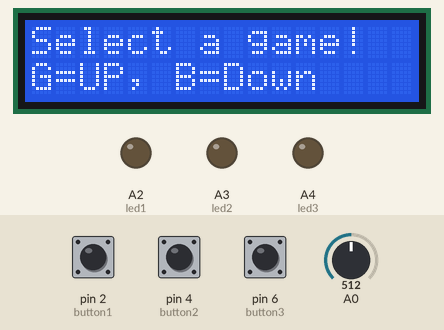
Simulated run of this sketch. Board: Arduino Uno, built with avr-gcc and run on an emulated ATmega328P. Shown: 16×2 character LCD, output pins drawn as LEDs (lit = HIGH). The inputs (shaded band) are chosen by the test bench; at power-on: pin 2 (button1) LOW, pin 4 (button2) HIGH, pin 6 (button3) HIGH, A0 = 512. Random numbers use the default seed unless the sketch sets one.

Above: at 1.2 s.
1.3 s: pin 2 (button1) pulled HIGH for 0.15 s
At 2.8 s:
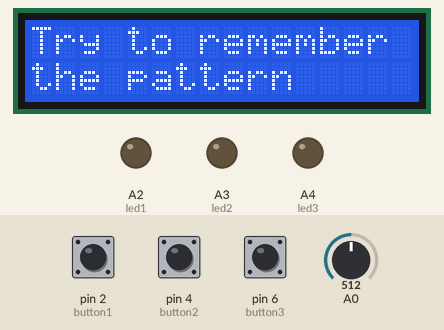
At 4.7 s:
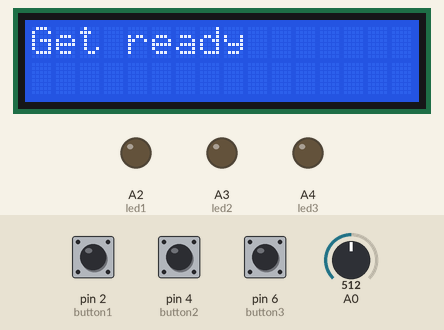
Timing chart, 0 to 22.4 s (numbered marks = the images above; inputs shaded):
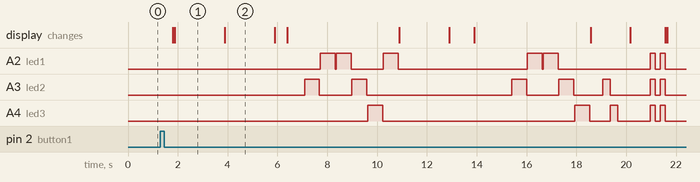

Measured:
- after the input at 1.3 s, A3 (led2): LOW → HIGH after 5.8 s, → LOW 0.60 s later, → HIGH 1.3 s later, → LOW 0.60 s later, … (14 changes in this stretch); A4 (led3): LOW → HIGH after 8.3 s, → LOW 0.60 s later, → HIGH 7.7 s later, → LOW 0.60 s later, … (10 changes in this stretch); the display: first changes after 0.50 s (image 1 shows a later state)
- what the display in image 1 shows lasts 2.0 s, from 1.9 s to 3.9 s

The sketch:

Game_Design_Project.ino
```cpp
#include <LiquidCrystal.h>          //the liquid crystal library contains commands for printing to the display

LiquidCrystal lcd(13, 12, 11, 10, 9, 8);   // tell the RedBoard what pins are connected to the display
int button[] = {2, 4, 6};
String MenuOptions[] = {"G=UP, B=Down", "Sequence.....", "Reaction.....", "Random......"};
int CurrentMenu=0;
int pressedButton = 4;        //a variable to remember which button is being pressed. 4 is the value if no button is being pressed.
bool isPlaying = false;


//===========BEFORE UPLOADING, SET LED AND BUTTON PINS FOR YOUR ARDUINO CONFIGURATION HERE================
const int leftLEDPin = A2;
const int midLEDPin = A3;
const int rightLEDPin = A4;
const int leftButtonPin = 2;
const int midButtonPin = 4;
const int rightButtonPin = 6;

int q = 0;
int game_on = 0;
int wait = 0;
int currentlevel = 6; //Determines how long the pattern will be.
long rand_num = 0;
int rando = 0;
int pinandtone = 0;
int right = 0;
int speedfactor = 3;

int buttonState[] = {0,0,0};
int lastButtonState[] = {0};
int buttonPushCounter[] = {0};

const int button1 = 2;
const int button2 = 4;
const int button3 = 6;

const int led1 = A2;
const int led2 = A3;
const int led3 = A4;

//======================END==========================================================


void setup() {
  lcd.begin(16, 2);                 //tell the lcd library that we are using a display that is 16 characters wide and 2 characters high
  lcd.clear();                      //clear the display


  int pressedButton = 5;        //a variable to remember which button is being pressed. 4 is the value if no button is being pressed.
  //set all of the button pins to input_pullup (use the built-in pull-up resistors)

  randomSeed(analogRead(5));

}

void loop() {
  // put your main code here, to run repeatedly:
  if (isPlaying == false){

    lcd.setCursor(0, 0);              //set the cursor to the 0,0 position (top left corner)
    lcd.print("Select a game!");       //print hello, world! starting at that position
    lcd.setCursor(0, 1);              //move the cursor to the first space of the bottom row


    lcd.print(MenuOptions[CurrentMenu]);
    //lcd.print (buttonCheck());

    if (CurrentMenu > 3){
      CurrentMenu = 0;
    }
    if (CurrentMenu < 0){
      CurrentMenu = 3;
    }

    if (buttonCheck() != 5) {
        if (buttonCheck() == 0){
         CurrentMenu++;
         delay(500);
        }
        if (buttonCheck() == 2){
         CurrentMenu--;
         delay(500);
        }
        if (CurrentMenu == 4){
          CurrentMenu=0;
         delay(500);
          }
        if (buttonCheck() == 1){
          if (CurrentMenu == 0){
            //GameOne();
          }
          if (CurrentMenu == 1){
            GameTwo();
          }
          if (CurrentMenu == 2) {
            GameThree();
          }
          if (CurrentMenu == 3) {
            if(random(0,3) == 0){
              //GameOne();
            }
            if(random(0,3) == 1){
              GameTwo();
            }
            if(random(0,3) == 2){
              GameThree();
            }
          }
        }
      }
  }
}

int buttonCheck() {
  //check if any buttons are being pressed
  if (digitalRead(button[0]) == HIGH) {
    return 0;}
  else if (digitalRead(button[1]) == HIGH) {
    return 1;}
  else if (digitalRead(button[2]) == HIGH) {
    return 2;}
  else {
    return 5;}
}

//-----------------------------------------------counting game

//------------------------------------------------sequence game

void GameTwo() {
  isPlaying = true;
  lcd.clear();
//setup function
  randomSeed(analogRead(0));

  pinMode(button1, INPUT);
  pinMode(button2, INPUT);
  pinMode(button3, INPUT);

  pinMode(led1, OUTPUT);
  pinMode(led2, OUTPUT);
  pinMode(led3, OUTPUT);

  lcd.begin(16,2);
  lcd.clear();
//setup function
  while (isPlaying == true){
int n_array[currentlevel];
int u_array[1];
int random_postion_in_n_array = 0;
//Within the pattern, the arduino will never ask for the first or last LED that flashed.
random_postion_in_n_array = random(1, currentlevel);
int i;

// Generates random array of numbers and stores in n_array.
if (game_on == 0){
for(i=0; i<currentlevel; i=i+1){
        n_array[i]=0;
        u_array[i]=0;
        rand_num = random(1,150);
        if (rand_num <= 50)
          rando=0;
        else if (rand_num>50 && rand_num<=100)
          rando=1;
        else if (rand_num>100 && rand_num<=150)
          rando=2;

         n_array[i]=rando;
      }
 game_on = 1;
}

lcd.clear();
lcd.setCursor(0,0);
lcd.print("Try to remember");
lcd.setCursor(0,1);
lcd.print("the pattern");
delay(2000);
lcd.clear();
lcd.print("Push any button");
lcd.setCursor(0,1);
lcd.print("to Start");
while (digitalRead(2) == LOW && digitalRead(4) == LOW && digitalRead(6) == LOW)
{
  }
lcd.clear();
lcd.print("Get ready");
delay(2000);
lcd.clear();
lcd.print("Go!!");
delay(500);
lcd.clear();
delay(500);

//Flashes LEDs lights in accordance to the ramdom values stored in n_array
if (wait == 0){
 delay (200);
i = 0;
for (i = 0; i < currentlevel; i= i + 1){
      pinandtone = n_array[i];
      if (pinandtone+2 == 2){
        digitalWrite(A2, HIGH);
      delay(600);
      digitalWrite(A2, LOW);
      delay(100/speedfactor);
      }
      if (pinandtone+2 == 3){
        digitalWrite(A3, HIGH);
      delay(600);
      digitalWrite(A3, LOW);
      delay(100/speedfactor);
      }
      if (pinandtone+2 == 4){
        digitalWrite(A4, HIGH);
      delay(600);
      digitalWrite(A4, LOW);
      delay(100/speedfactor);
      }
    }
    wait = 2;
}

lcd.clear();
lcd.setCursor(0,0);
lcd.print("The LEDs will");
lcd.setCursor(0,1);
lcd.print("flash again now");
delay(2000);
lcd.clear();
lcd.print("Get ready!");
delay (1000);
lcd.clear();
delay(300);
//The pattern of lights will stop at a ramdom color in the pattern
if (wait==2)
{
  delay (1200);
i = 0;
  for (i = 0; i < random_postion_in_n_array; i= i + 1){
      pinandtone = n_array[i];
      if (pinandtone+2 == 2){
        digitalWrite(A2, HIGH);
      delay(600);
      digitalWrite(A2, LOW);
      delay(100/speedfactor);
      }
      if (pinandtone+2 == 3){
        digitalWrite(A3, HIGH);
      delay(600);
      digitalWrite(A3, LOW);
      delay(100/speedfactor);
      }
      if (pinandtone+2 == 4){
        digitalWrite(A4, HIGH);
      delay(600);
      digitalWrite(A4, LOW);
      delay(100/speedfactor);
      }
    }
    wait = 1;
 }
lcd.clear();
lcd.setCursor(0,0);
lcd.print("Guess the next");
lcd.setCursor(0,1);
lcd.print("color");
delay(500);
//User will press a button. Arduino will store the input. And it will compare it with the missing LED color light.
i = 0;
int buttonchange = 0;
int input_value = 0;
int j = 0;
while (j < 1){
  //Arduino will read the when a button is pressed and it will store the value in the ButtonState array.
    while (buttonchange == 0){
          for (i = 0; i < 3; i = i + 1){
          buttonState[i] = digitalRead(2*(i+1));
          buttonchange = buttonchange + buttonState[i];
        }
    }
    //If a button is pressed the correcponding LED light will flash.
     if (buttonState[0] == HIGH){
            digitalWrite(A2, HIGH);
            delay(300);
            digitalWrite(A2, LOW);
            wait = 0;
            //Stores the value of the button pressed in u_array.
            u_array[0]=0;
            buttonState[0] = LOW;
            buttonchange = 0;
         }
         if (buttonState[1] == HIGH){
            digitalWrite(A3, HIGH);
            delay(300);
            digitalWrite(A3, LOW);
            wait = 0;
            //Stores the value of the button pressed in u_array.
            u_array[0]=1;
            buttonState[1] = LOW;
            buttonchange = 0;
         }
         if (buttonState[2] == HIGH){
            digitalWrite(A4, HIGH);
            delay(300);
            digitalWrite(A4, LOW);
            wait = 0;
            //Stores the value of the button pressed in u_array.
            u_array[0]=2;
            buttonState[2] = LOW;
            buttonchange = 0;
         }
//If statements for if you win or loose
        if (u_array[0] == n_array[random_postion_in_n_array]){
            j++;
            right = 1;
            game_on = 0;
            }
        else{
            right = 0;
            i = 4;
            j = currentlevel;
            wait = 0;
            game_on = 0;
        }
}
//If you lose, the LEDs will flash at the same time. This happens twice.
if (right == 0){
  delay(500);
  lcd.clear();
  lcd.setCursor(0,0);
  lcd.print("You Lose :(");
  delay(800);
  i = 0;
  game_on = 0;
  digitalWrite(A2, HIGH);
  digitalWrite(A3, HIGH);
  digitalWrite(A4, HIGH);
   delay(200);
   digitalWrite(A2, LOW);
   digitalWrite(A3, LOW);
   digitalWrite(A4, LOW);
   delay(200);
   digitalWrite(A2, HIGH);
  digitalWrite(A3, HIGH);
  digitalWrite(A4, HIGH);
   delay(200);
   digitalWrite(A2, LOW);
   digitalWrite(A3, LOW);
   digitalWrite(A4, LOW);
       game_on = 0;
       isPlaying = false;
}

// If you win, the LEDs will flash once in a row.
if (right == 1){
    delay(500);
    lcd.clear();
    lcd.setCursor(0,0);
    lcd.print("You Win! :)");
    delay(800);
    wait = 0;
    game_on = 0;
   digitalWrite(A2, HIGH);
   delay(200);
   digitalWrite(A2, LOW);
   digitalWrite(A3, HIGH);
   delay(200);
   digitalWrite(A3, LOW);
   digitalWrite(A4, HIGH);
   delay(200);
   digitalWrite(A4, LOW);
   delay(1500);
   isPlaying = false;
    }

//GAME CODE END

  if (digitalRead(button[0]) == HIGH && digitalRead(button[1]) == HIGH and digitalRead(button[2] == HIGH)){
    Reset();
    }
  }
}
//------------------------------------------------sequence game end
//------------------------------------------------reaction time

void GameThree() {
  isPlaying = true;
  lcd.clear();

  LiquidCrystal lcd(13, 12, 11, 10, 9, 8);   // tell the RedBoard what pins are connected to the display

  int long ranDelay = 0;
  int sensorValue = 0;
  float realTime;

  Serial.begin(9600);
  pinMode(A3, OUTPUT);
  pinMode(4, INPUT_PULLUP);
  lcd.begin(16, 2);                 //tell the lcd library that we are using a display that is 16 characters wide and 2 characters high
  lcd.clear();                      //clear the display

  while (isPlaying == true){

    //GAME CODE BEGINS HERE

  lcd.setCursor(0,0);
  lcd.print("Push Red button");
  lcd.setCursor(0,1);
  lcd.print("to start game");
  delay(1000);

  while (digitalRead(4)== LOW)
  {
  }
  delay(800);
  lcd.clear();
  lcd.setCursor(0,0);
  lcd.print("*To stop timer");
  lcd.setCursor(0,1);
  lcd.print("push red button*");
  delay(4000);
  lcd.clear();
  lcd.print("Get ready!");
  delay(1500);
  lcd.clear();
  lcd.print("Get set!");
  delay(1500);
  ranDelay = random(5000);
  delay(ranDelay);
  lcd.clear();
  lcd.setCursor(0,0);
  lcd.print("Go!");

  realTime = millis();
  digitalWrite(A3, LOW);


  while (digitalRead(4)== LOW)
  {
  }
  analogWrite(A3, HIGH);
  lcd.clear();
  lcd.setCursor(0,0);
  lcd.print("Your time was");
  realTime = millis()-realTime;
  lcd.setCursor(0,1);
  lcd.print(realTime/1000,2);
  //Serial.println(" seconds");
 delay(8000);
 lcd.clear();
 isPlaying = false;

  //GAME CODE END

 if (digitalRead(button[0]) == HIGH && digitalRead(button[1]) == HIGH && digitalRead(button[2] == HIGH)){
 Reset();
    }
  }
}

//----------------------------------------------------reaction time game end

void Reset() {
  lcd.clear();
  isPlaying = false;
  lcd.setCursor(0, 0);

}

/*
//-----------------------------------------Functions for counting game

void updateLed_A_State(int led_A_Interval) {

  if (led_A_State == LOW) {
    if (currentMillis - previousLed_A_Millis >= led_A_Interval) {
       led_A_State = HIGH;
       r++;
       previousLed_A_Millis += led_A_Interval;
    }
  }
  else {
    if (currentMillis - previousLed_A_Millis >= blinkDuration) {
       led_A_State = LOW;
       previousLed_A_Millis += blinkDuration;
    }
  }
}

//========================================

void updateLed_B_State(int led_B_Interval) {

  if (led_B_State == LOW) {
    if (currentMillis - previousLed_B_Millis >= led_B_Interval) {
       led_B_State = HIGH;
       g++;
       previousLed_B_Millis += led_B_Interval;
    }
  }
  else {
    if (currentMillis - previousLed_B_Millis >= blinkDuration) {
       led_B_State = LOW;
       previousLed_B_Millis += blinkDuration;
    }
  }
}

//========================================

void updateLed_C_State(int led_C_Interval) {

  if (led_C_State == LOW) {
    if (currentMillis - previousLed_C_Millis >= led_C_Interval) {
       led_C_State = HIGH;
       b++;
       previousLed_C_Millis += led_C_Interval;
    }
  }
  else {
    if (currentMillis - previousLed_C_Millis >= blinkDuration) {
       led_C_State = LOW;
       previousLed_C_Millis += blinkDuration;
    }
  }
}

//========================================

void switchLeds() {
      // this is the code that actually switches the LEDs on and off

  digitalWrite(led_A_Pin, led_A_State);
  digitalWrite(led_B_Pin, led_B_State);
  digitalWrite(led_C_Pin, led_C_State);
}

//------------------------------------------end functions for counting game
*/
```
